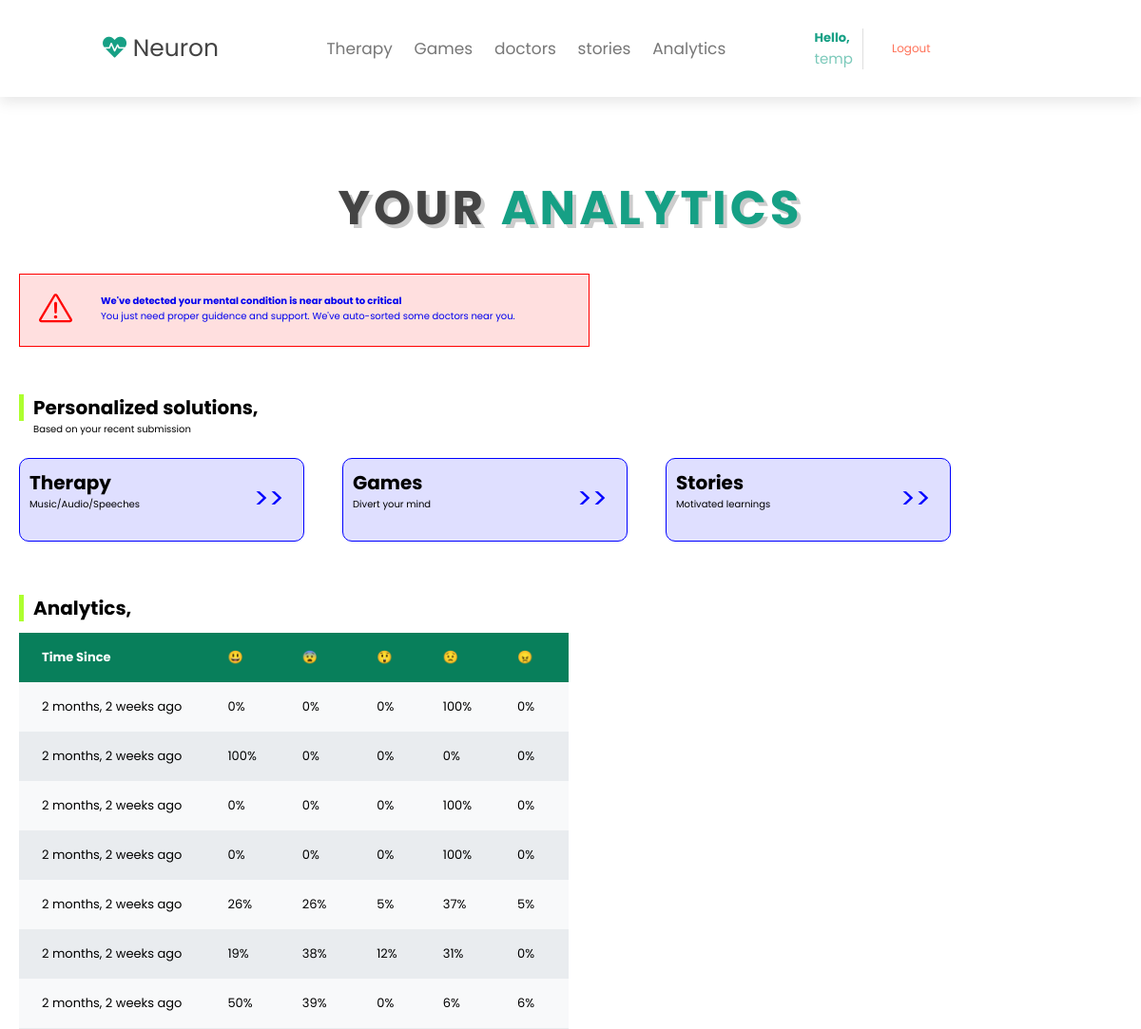
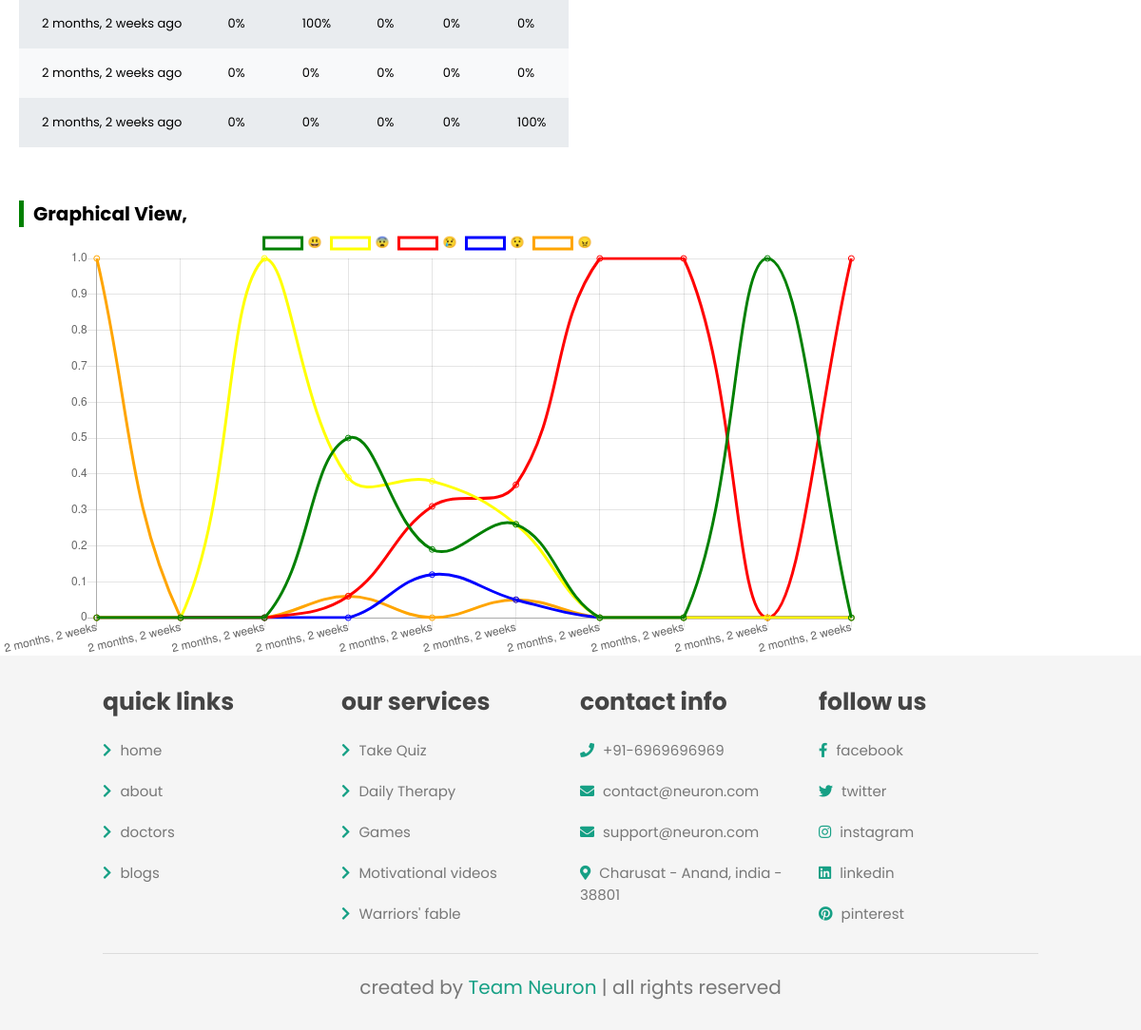
Screenshot of /analytics (signed in) with the database file from the repository (2 pictures, top to bottom).
### neuron_main/models.py (models this page shows)
class Submission(models.Model):
    target_user = models.ForeignKey(User, on_delete=models.PROTECT)
    angry = models.FloatField(default=0.0)
    fear = models.FloatField(default=0.0)
    happy = models.FloatField(default=0.0)
    sad = models.FloatField(default=0.0)
    surprise = models.FloatField(default=0.0)
    at = models.DateTimeField(auto_now_add=True)
    class Meta:
        ordering = ['-at']

### neuron_main/views.py (the view)
# urls.py: path('analytics', views.analytics, name="analytics"),
def analytics(request):
    if(not request.user.is_authenticated):
        return redirect('SignUp | Neuron')
    submissions = list(Submission.objects.filter(target_user=request.user))
    s = {
        '😃': {
            'color': 'green',
            'logs': []
        },
        '😨': {
            'color': 'yellow',
            'logs': []
        },
        '😢': {
            'color': 'red',
            'logs': []
        },
        '😯': {
            'color': 'blue',
            'logs': []
        },
        '😠': {
            'color': 'orange',
            'logs': []
        },
    }
    for submission in reversed(submissions):
        s['😃']['logs'].append(submission.happy)
        s['😢']['logs'].append(submission.sad)
        s['😯']['logs'].append(submission.surprise)
        s['😨']['logs'].append(submission.fear)
        s['😠']['logs'].append(submission.angry)
    return render(request, 'analytics.html', context={'submissions': submissions, 's_data': s, 'recent_sid': submissions[0].pk if len(submissions) > 0 else '', 'username': request.user.username, 'is_critical': request.user.username.lower()=='temp'})

### templates/analytics.html (shortened to what this page needs)
{% extends 'base.html' %}
{% load static %}
  {% block header_addon %}
  <link rel="stylesheet" href="{% static 'css/analytics.css'%}">
  {% endblock %}
  {% block content %}
  <h1 class="heading" style="padding-top: 10vh"> Your <span>Analytics</span> </h1>
  <br>
  {% if is_critical %}
    <a href="/doctors/Ahmedabad">
        <div style="display: flex;gap: 3rem;border: 1px solid red;padding: 2rem;margin-left: 2rem;background-color: #ff000020;max-width: 50vw;">
          <div>
              <b>We've detected your mental condition is near about to critical</b>
              <pre>You just need proper guidence and support. We've auto-sorted some doctors near you.</pre>
          </div>
      </div>
    </a>
  {% endif %}
  <br/>
  <br/>
  <br/>
  <br/>
  <b style="font-size: 2rem;margin: 2rem;border-left: 5px solid greenyellow;padding-left: 1rem"> Personalized solutions,</b>
  <pre style=" margin-left: 3.5rem;">Based on your recent submission</pre>
  <br/>
  <br/>
  <div style="display: flex">
    <a href="/therapy/{{ recent_sid }}">
        <div class="soln_card">
            <b>Therapy</b>
            <pre>Music/Audio/Speeches</pre>
        </div>
    </a>
    <a href="/game/{{ recent_sid }}">
        <div class="soln_card">
            <b>Games</b>
            <pre>Divert your mind</pre>
        </div>
    </a>
    <a href="/stories/{{ recent_sid }}">
        <div class="soln_card">
            <b>Stories</b>
            <pre>Motivated learnings</pre>
        </div>
    </a>
  </div>
  <br/>
  <br/>
  <br/>
  <br/>
  <br/>
  <b style="font-size: 2rem;margin: 2rem;border-left: 5px solid greenyellow;padding-left: 1rem">Analytics,</b>
  <br/>
  <br/>
  <table>
    <thead>
      <tr>
        <th>Time Since</th>
        <th>😃</th>
        <th>😨</th>
        <th>😲</th>
        <th>😟</th>
        <th>😠</th>
      </tr>
    </thead>
    <tbody>
        {% for submission in submissions %}
            <tr>
                <td>{{ submission.at | timesince }} ago</td>
                <td>{% widthratio submission.happy 1 100 %}%</td>
                <td>{% widthratio submission.fear 1 100 %}%</td>
                <td>{% widthratio submission.surprise 1 100 %}%</td>
                <td>{% widthratio submission.sad 1 100 %}%</td>
                <td>{% widthratio submission.angry 1 100 %}%</td>
            </tr>
        {% endfor %}
    </tbody>
  </table>
  <br/>
  <br/>
  <br/>
  <br/>
  <br/>
  <b style="font-size: 2rem;margin: 2rem;border-left: 5px solid green;padding-left: 1rem">Graphical View,</b>
  <canvas id="myChart" style="width:100%;max-width:900px"></canvas>
  <script>
//     const config = {
//   type: 'line',
//   data: {
//   labels: ['day1', 'day2'],
//   datasets: [{
//     label: 'My First Dataset',
//     data: [65, 59, 80, 81, 56, 55, 40],
//     fill: false,
//     borderColor: 'rgb(75, 192, 192)',
//     tension: 0.1
//   }]
// }
// };
new Chart("myChart", {
  type: "line",
  data:
  {
      labels: [
        {% for j in submissions reversed %}
            "{{ j.at | timesince }}",
        {% endfor %}
      ],
      datasets: [
            {% for emoji, data in s_data.items %}
            {
            label: "{{ emoji }}",
        backgroundColor:"transparent",
        borderColor: "{{ data.color }}",
        data: {{data.logs}}
            },
        {% endfor %}
        ]}});
//   {
//     labels: [50,60,70,80,90,100,110,120,130,140,150],
//     datasets: [{
//         label: 'Happy',
//       backgroundColor:"transparent",
//       borderColor: "rgba(0,0,255,1)",
//       data: [7,8,8,9,9,9,10,11,14,14,15]
//     },{
//         label: 'Happy',
//     //   backgroundColor:"rgba(0,0,255,0.1)",
//       borderColor: "rgba(0,0,255,0.1)",
//       data: [7,8,8,9,9,9,10,11,14,14,15].sort()
//     }]
//   },
//   options:{...}
// });
  </script>
  {% endblock %}

### templates/base.html (shortened to what this page needs)
{% load static %}
<!DOCTYPE html>
<html lang="en">
<head>
    <link rel="stylesheet" href="https://cdnjs.cloudflare.com/ajax/libs/font-awesome/5.15.4/css/all.min.css">
    <link rel="stylesheet" href="{% static 'css/base.css' %}">
    {% block header_addon %}
    {% endblock %}
</head>
<body>
<header class="header" style="position: relative;margin-bottom: -4rem;">
    <a href="/" class="logo"> <i class="fas fa-heartbeat"></i> Neuron </a>
    <nav class="navbar">
        <a href="/therapy">Therapy</a>
        <a href="/game">Games</a>
        <a href="/doctors">doctors</a>
        <a href="/stories">stories</a>
        {% if request.user.is_authenticated %}
            <a href="/analytics">Analytics</a>
        {% endif %}
    </nav>
    {% if username %}
    <div style="display: flex;align-items: center;gap: 1rem">
        <div style="border-right: 1px solid #00000020;padding-right: 1rem;">
            <b style="font-size: 1.3rem;color: #16a085">Hello, </b>
            <pre style="font-size: 1.5rem;color: #16a08590;">{{ username }}</pre>
        </div>
        <form method="GET" action="/logout">
            <button type="submit" style="font-size: 1.2rem;color: tomato;cursor: pointer;background-color: transparent;">Logout</button>
        </form>
    </div>
    {% else %}
    <button onclick="document.getElementById('id01').style.display='block'" style="width:auto;">Login/signup</button>
    {% endif %}
</header>
<section class="login" id="login">
</section>
{% block content %}
{% endblock %}
<section class="footer">
    <div class="box-container">
        <div class="box">
            <h3>quick links</h3>
            <a href="#"> <i class="fas fa-chevron-right"></i> home </a>
            <a href="#"> <i class="fas fa-chevron-right"></i> about </a>
            <a href="#"> <i class="fas fa-chevron-right"></i> doctors </a>
            <a href="#"> <i class="fas fa-chevron-right"></i> blogs </a>
        </div>
        <div class="box">
            <h3>our services</h3>
            <a href="#"> <i class="fas fa-chevron-right"></i> Take Quiz </a>
            <a href="#"> <i class="fas fa-chevron-right"></i> Daily Therapy </a>
            <a href="#"> <i class="fas fa-chevron-right"></i> Games </a>
            <a href="#"> <i class="fas fa-chevron-right"></i> Motivational videos </a>
            <a href="#"> <i class="fas fa-chevron-right"></i> Warriors' fable </a>
        </div>
        <div class="box">
            <h3>contact info</h3>
            <a href="#"> <i class="fas fa-phone"></i> +91-6969696969 </a>
            <a href="#"> <i class="fas fa-envelope"></i> contact@neuron.com </a>
            <a href="#"> <i class="fas fa-envelope"></i> support@neuron.com </a>
            <a href="#"> <i class="fas fa-map-marker-alt"></i> Charusat - Anand, india - 38801 </a>
        </div>
        <div class="box">
            <h3>follow us</h3>
            <a href="#"> <i class="fab fa-facebook-f"></i> facebook </a>
            <a href="#"> <i class="fab fa-twitter"></i> twitter </a>
            <a href="#"> <i class="fab fa-instagram"></i> instagram </a>
            <a href="#"> <i class="fab fa-linkedin"></i> linkedin </a>
            <a href="#"> <i class="fab fa-pinterest"></i> pinterest </a>
        </div>
    </div>
    <div class="credit"> created by <span>Team Neuron</span> | all rights reserved </div>
</section>
</body>
</html>

### static/css/base.css (style rules this page uses)
body { font-family: Arial, Helvetica, sans-serif; }
:root { --green:#16a085; --black:#444; --light-color:#777; --box-shadow:.5rem .5rem 0 rgba(22, 160, 133, .2); --text-shadow:.4rem .4rem 0 rgba(0, 0, 0, .2); --border:.2rem solid var(--green); --card-height: 300px; --card-width: calc(var(--card-height) / 1.5); }
* { font-family: 'Poppins', sans-serif; margin:0; padding: 0; box-sizing: border-box; outline: none; border: none; transition: all .2s ease-out; text-decoration: none; }
html { font-size: 62.5%; overflow-x: hidden; scroll-padding-top: 7rem; scroll-behavior: smooth; }
section { padding:2rem 9%; }
section:nth-child(even) { background: #f5f5f5; }
.heading { text-align: center; padding-bottom: 2rem; text-shadow: var(--text-shadow); text-transform: uppercase; color:var(--black); font-size: 5rem; letter-spacing: .4rem; }
.heading span { text-transform: uppercase; color:var(--green); }
.header { padding:2rem 9%; position: fixed; top:0; left: 0; right: 0; z-index: 1000; box-shadow: 0 .5rem 1.5rem rgba(0, 0, 0, .1); display: flex; align-items: center; justify-content: space-between; background: #fff; }
.header .logo { font-size: 2.5rem; color: var(--black); }
.header .logo i { color: var(--green); }
.header .navbar a { font-size: 1.7rem; color: var(--light-color); margin-left: 2rem; }
.footer .box-container { display: grid; grid-template-columns: repeat(auto-fit, minmax(22rem, 1fr)); gap:2rem; }
.footer .box-container .box h3 { font-size: 2.5rem; color:var(--black); padding: 1rem 0; }
.footer .box-container .box a { display: block; font-size: 1.5rem; color:var(--light-color); padding: 1rem 0; }
.footer .box-container .box a i { padding-right: .5rem; color:var(--green); }
.footer .credit { padding: 1rem; padding-top: 2rem; margin-top: 2rem; text-align: center; font-size: 2rem; color:var(--light-color); border-top: .1rem solid rgba(0, 0, 0, .1); }
.footer .credit span { color:var(--green); }
button { background-color:#16a085;; color: white; padding: 14px 20px; margin: 8px 0; border: none; cursor: pointer; width: 100%; border-radius: 50px; }
* { box-sizing: border-box }
button { background-color: #04AA6D; color: white; padding: 14px 20px; margin: 8px 0; border: none; cursor: pointer; width: 100%; opacity: 0.9; }

### static/css/analytics.css (style rules this page uses)
.soln_card { border: 1px solid blue; border-radius: 10px; background-color: #0000ff20; padding: 1rem; width: 300px; padding-bottom: 3rem; font-size: 2rem; color: black; position: relative; margin: 0 2rem; transition: 0.1s linear; }
.soln_card pre { font-size: 1rem; opacity: 1rem; }
.soln_card::after { content: '>>'; font-size: 3rem; position: absolute; right: 2rem; color: blue; bottom: 25%; }
table { margin-left: 2rem; width: max-content; font-size: 13px; border-collapse: collapse; }
td, th { padding: 16px 24px; text-align: left; }
thead tr { background-color: #087f5b; color: #fff; }
tbody tr:nth-child(odd) { background-color: #f8f9fa; }
tbody tr:nth-child(even) { background-color: #e9ecef; }

### rows the page displays
Submission: at "2 months, 2 weeks", happy "0", fear "0", surprise "0", sad "100", angry "0"
Submission: at "2 months, 2 weeks", happy "100", fear "0", surprise "0", sad "0", angry "0"
Submission: at "2 months, 2 weeks", happy "0", fear "0", surprise "0", sad "100", angry "0"
Submission: at "2 months, 2 weeks", happy "0", fear "0", surprise "0", sad "100", angry "0"
Submission: at "2 months, 2 weeks", happy "26", fear "26", surprise "5", sad "37", angry "5"
Submission: at "2 months, 2 weeks", happy "19", fear "38", surprise "12", sad "31", angry "0"
Submission: at "2 months, 2 weeks", happy "50", fear "39", surprise "0", sad "6", angry "6"
Submission: at "2 months, 2 weeks", happy "0", fear "100", surprise "0", sad "0", angry "0"
Submission: at "2 months, 2 weeks", happy "0", fear "0", surprise "0", sad "0", angry "0"
Submission: at "2 months, 2 weeks", happy "0", fear "0", surprise "0", sad "0", angry "100"

### other values shown
{{ username }} "temp"
